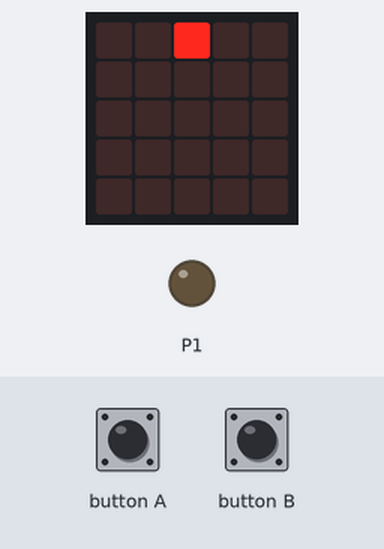
This program was run on a simulated BBC micro:bit (MakeCode). Parts: the board's 5×5 LED display, output pins drawn as LEDs (lit = HIGH). The test bench sets the inputs (shaded band).

Above: at 1.6 s.
1.7 s: button A pressed for 0.5 s
At 2.5 s:
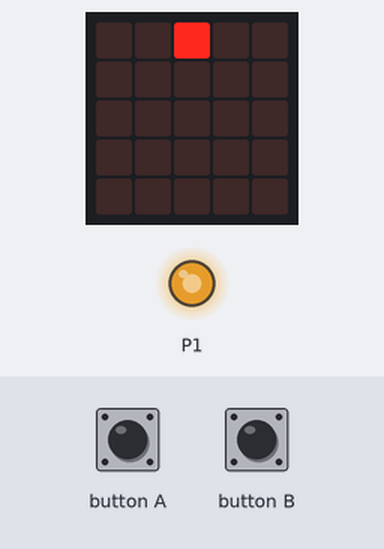
3.7 s: button B pressed for 0.5 s
At 5.0 s:
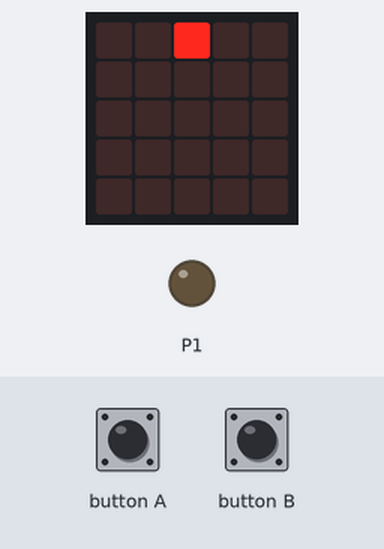
5.7 s: button A pressed for 1 s
At 6.6 s:
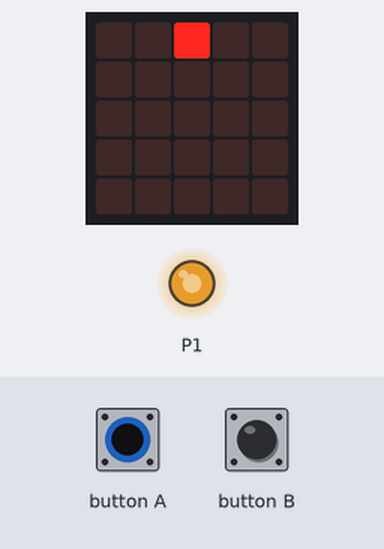
8.2 s: button B pressed for 1 s
At 9.7 s:
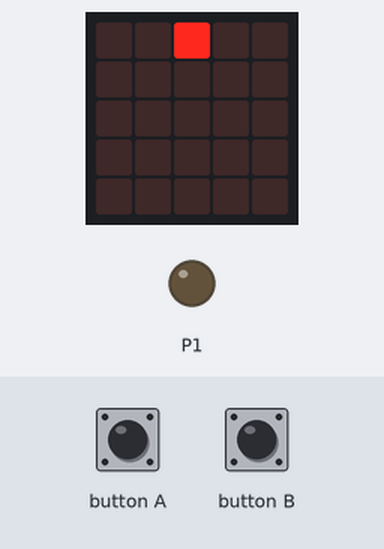
Timing chart, 0 to 11.2 s (numbered marks = the images above; inputs shaded):
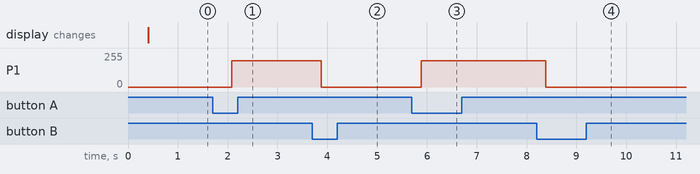

Measured:
- after the input at 1.7 s, P1: 0/255 → 198/255 after 0.38 s
- after the input at 3.7 s, P1: 198/255 → 0/255 after 0.18 s
- after the input at 5.7 s, P1: 0/255 → 198/255 after 0.18 s
- after the input at 8.2 s, P1: 198/255 → 0/255 after 0.18 s

The program:

main.ts
```typescript
basic.showLeds(`
    . . . . .
    . . . . .
    . . # . .
    . . . . .
    . . . . .
    `)
basic.forever(function () {
    if (input.buttonIsPressed(Button.A)) {
        pins.analogWritePin(AnalogPin.P1, 794)
    } else if (input.buttonIsPressed(Button.B)) {
        pins.analogWritePin(AnalogPin.P1, 0)
    } else {
        basic.showLeds(`
            . . # . .
            . . . . .
            . . . . .
            . . . . .
            . . . . .
            `)
    }
})
```

test.ts
```typescript
// テストはここに来ます。このパッケージが拡張機能として使用されるときにはコンパイルされません。
```
